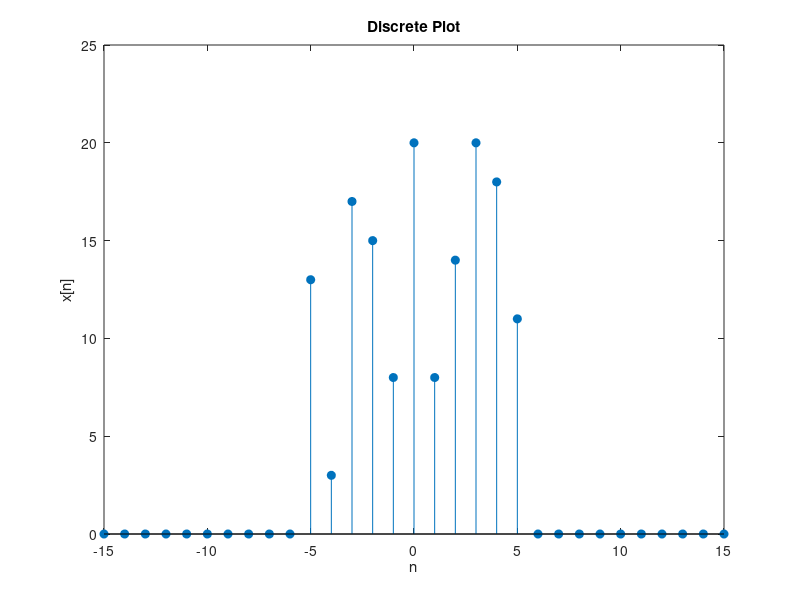

Source code (MATLAB):
% Define the x data points
x = -15:15;

% Initialize y with zeros
y = zeros(1, 31);

period = 10;  % Define the period


% Randomize y between 40 and 60
idx = (x >= -5) & (x <= -5+period) ;
y(idx) = randi([1, 20], 1, sum(idx));


% Create a discrete plot using stem
figure;
stem(x, y, 'filled');

% Add labels and title
xlabel('n');
ylabel('x[n]');
title('Discrete Plot');

% Get extra space in y-axis
ylim([0, 25]);
